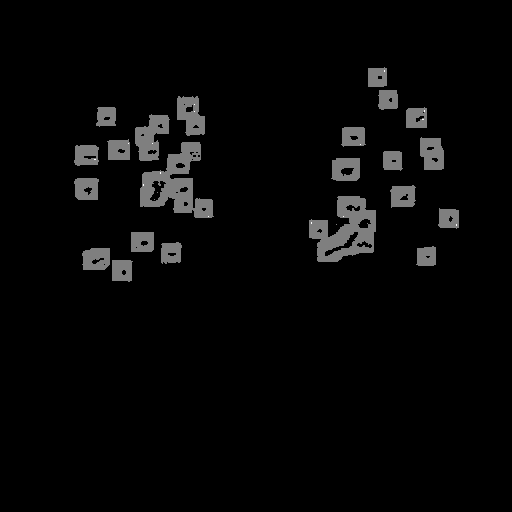
#> input picture caffe_CNN_training/Build-test-dataset/image_predictions/JPEG/imgs_mask_test_0000_0.jpg, 512 x 512 px; its folder holds only this picture in this run
$ python TIANCHI_Test_segment_lung_fusion.py
#> lines starting #> are read from the running program, lines starting #| are printed output that depends on the picture; after the words box and inside, x2 and y2 are one past the last pixel; in counts of white or black regions, pixels touching at a corner belong together
import numpy as np
from PIL import Image
from glob import glob
import cv2

# subset = "train_dataset/"
subset = "data_set/"
# working_path = "/home/ucla/Downloads/tianchi/" + subset
working_path = "/home/jenifferwu/IMAGE_MASKS_DATA/" + subset + "predictions/JPEG/"

# output_path = "/home/ucla/Downloads/Caffe_CNN_Data/"
output_path = "/home/jenifferwu/IMAGE_MASKS_DATA/" + subset + "predictions/JPEG/output/"

file_list = glob(working_path + "imgs_mask_test_*.jpg")
# file_list = glob(working_path + "masksTestPredicted.npy")

# print(working_path + "imgs_mask_test_*.jpg")
print(len(file_list))
max_size = len(file_list)

for i in range(len(file_list)):
    # imgs_to_process = np.load(img_file).astype(np.float64)
    # print(len(imgs_to_process))
    img_file = file_list[i]
    img_1 = file_list[i]
    img_2, img_3 = img_1, img_1
    if i + 1 < max_size:
        img_2 = file_list[i + 1]
    print(i + 2 <= max_size)
    if i + 2 < max_size:
        img_3 = file_list[i + 2]
    # print(img_1, img_2, img_3)
    i += 3
    print(i)
    # Load the 1st image
    base_img = Image.open(img_1)
#> base_img is the input picture: PIL image 512x512 L; min 0, max 2, mean 0.0552
    # print base_img.size, base_img.mode
    box = (166, 64, 320, 337)

    # Load the 2n image
    tmp_img = Image.open(img_2)
    region = tmp_img
    region = region.resize((box[2] - box[0], box[3] - box[1]))
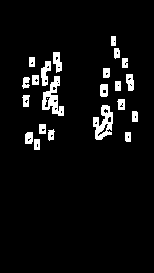
#> region: PIL image 154x273 L; values 0 (black) and 1 (white), 5.5% white; 23 white regions (1 under 20 px), largest, box (x1, y1, x2, y2) and area: (42, 76, 64, 116) 411, (93, 105, 113, 140) 393, (41, 61, 51, 86) 153
    base_img.paste(region, box)
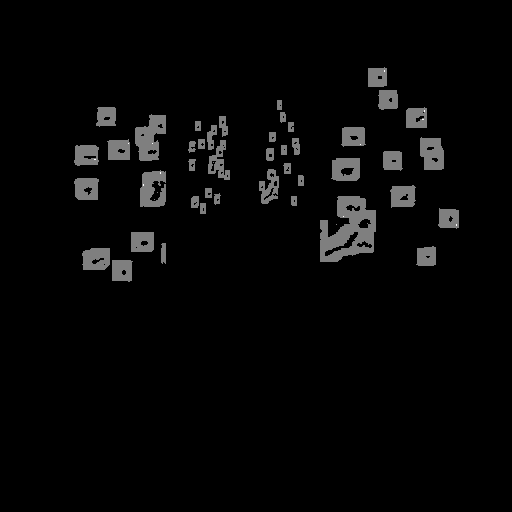
#> base_img: PIL image 512x512 L; min 0, max 2, mean 0.0517; drawn with min black and max white

    # Load the 3rd image
    tmp_img = Image.open(img_3)
    region = tmp_img
    region = region.resize((box[2] - box[0], box[3] - box[1]))
    base_img.paste(region, box)

    filename = img_file.replace(working_path, "")
    new_name = filename.replace(".jpg", "") + "_%s.jpg" % (i)
    print("new_name: %s" % new_name)
    image_path = output_path + new_name
    print("image_path: %s" % image_path)
    base_img.show()
    base_img.save(image_path)

$ run again, on caffe_CNN_training/Build-test-dataset/image_predictions/JPEG/imgs_mask_test_0005_0.jpg
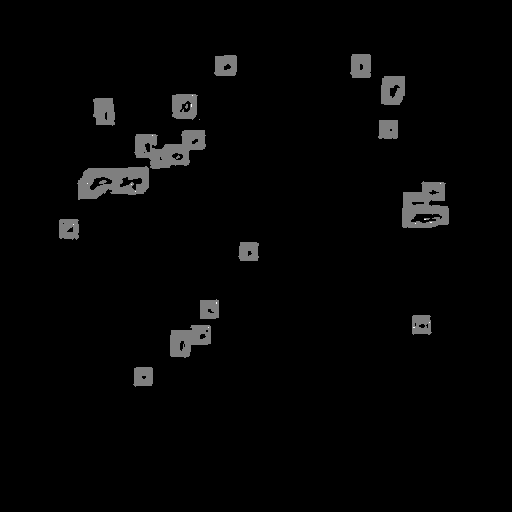
#> input picture caffe_CNN_training/Build-test-dataset/image_predictions/JPEG/imgs_mask_test_0005_0.jpg, 512 x 512 px
#> base_img is the input picture: PIL image 512x512 L; min 0, max 2, mean 0.0392
#> `region = region.resize((box[2] - box[0], box[3] - box[1]))`:
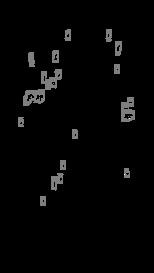
#> region: PIL image 154x273 L; min 0, max 2, mean 0.0392; drawn with min black and max white

$ run again, on caffe_CNN_training/Build-test-dataset/image_predictions/JPEG/imgs_mask_test_0008_0.jpg
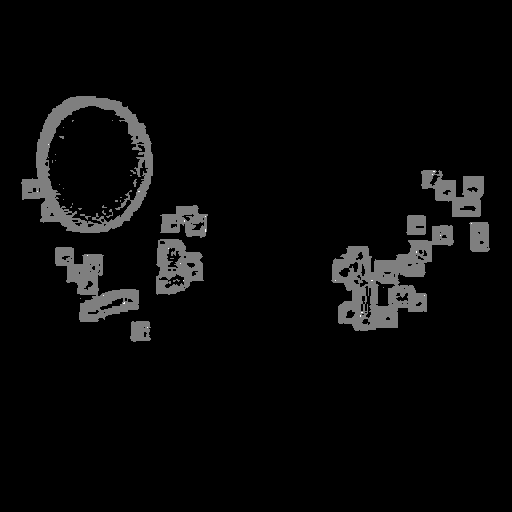
#> input picture caffe_CNN_training/Build-test-dataset/image_predictions/JPEG/imgs_mask_test_0008_0.jpg, 512 x 512 px
#> base_img is the input picture: PIL image 512x512 L; min 0, max 2, mean 0.0714
#> `region = region.resize((box[2] - box[0], box[3] - box[1]))`:
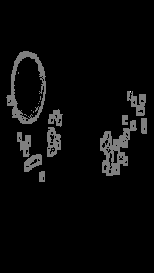
#> region: PIL image 154x273 L; min 0, max 2, mean 0.0713; drawn with min black and max white
#> `base_img.paste(region, box)`:
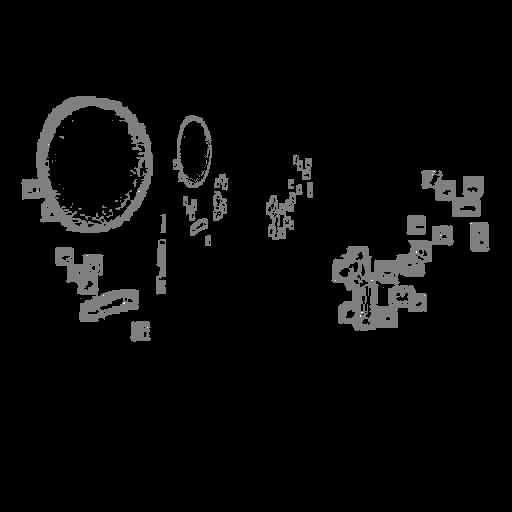
#> base_img: PIL image 512x512 L; min 0, max 2, mean 0.0748; drawn with min black and max white

$ run again, on caffe_CNN_training/Build-test-dataset/image_predictions/JPEG/imgs_mask_test_0009_0.jpg
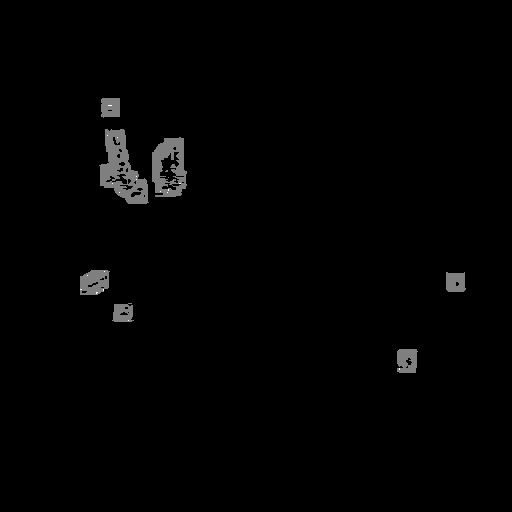
#> input picture caffe_CNN_training/Build-test-dataset/image_predictions/JPEG/imgs_mask_test_0009_0.jpg, 512 x 512 px
#> base_img is the input picture: PIL image 512x512 L; min 0, max 2, mean 0.0202
#> `region = region.resize((box[2] - box[0], box[3] - box[1]))`:
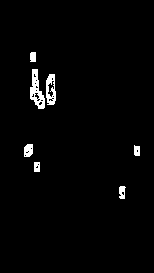
#> region: PIL image 154x273 L; values 0 (black) and 1 (white), 2% white; 7 white regions, largest, box (x1, y1, x2, y2) and area: (30, 69, 45, 109) 308, (46, 74, 56, 105) 208, (24, 144, 33, 157) 100

$ run again, on caffe_CNN_training/Build-test-dataset/image_predictions/JPEG/imgs_mask_test_0001_0.jpg
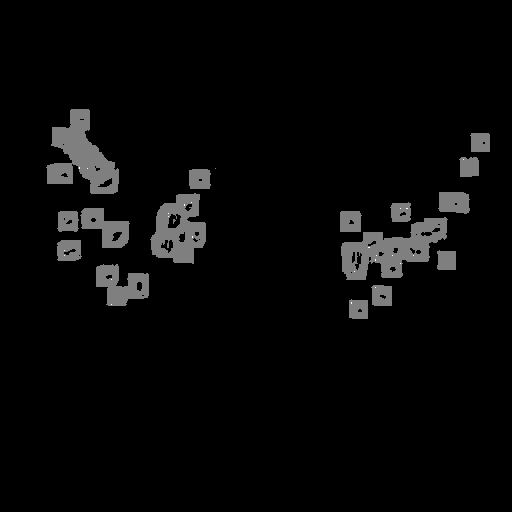
#> input picture caffe_CNN_training/Build-test-dataset/image_predictions/JPEG/imgs_mask_test_0001_0.jpg, 512 x 512 px
#> base_img is the input picture: PIL image 512x512 L; min 0, max 2, mean 0.0609
#> `region = region.resize((box[2] - box[0], box[3] - box[1]))`:
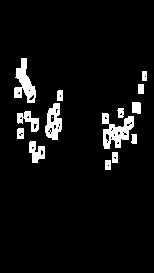
#> region: PIL image 154x273 L; values 0 (black) and 1 (white), 6% white; 15 white regions (1 under 20 px), largest, box (x1, y1, x2, y2) and area: (102, 113, 134, 149) 595, (14, 58, 36, 103) 503, (45, 103, 62, 140) 406
